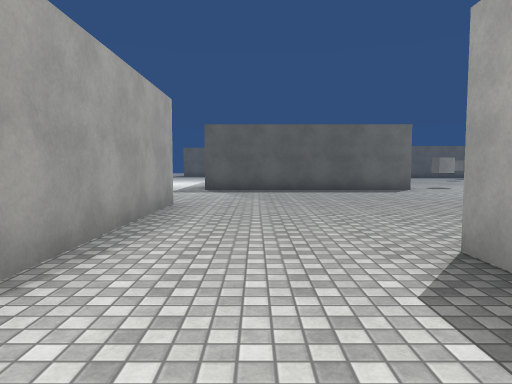
view 1 (above)

24 first-person views from a walk through a scene from a Unity 3-D project. The camera is 1.4 m above the floor, tilts 4° down and sees 70° across. The floor is counted in squares, 2 m on a side. Each view is taken from the middle of a square. On the plan, view 1 faces up. The plan holds only what a view shows up to about 11 squares ahead; the rest is blank. The place goes on beyond the plan. The player is left out. Surface patterns are stand-ins for the level's own textures.

view 2
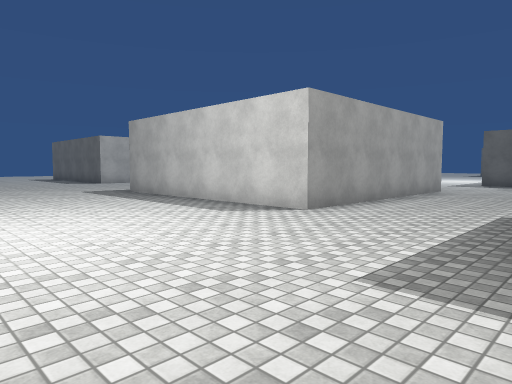

view 3
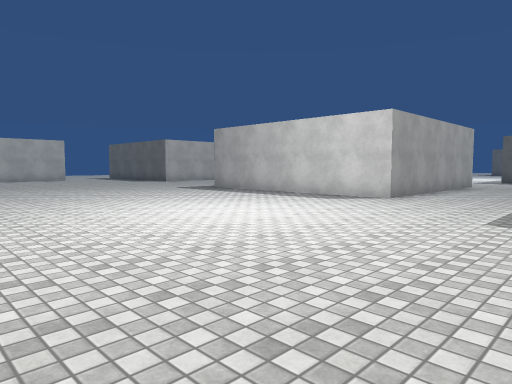

view 4
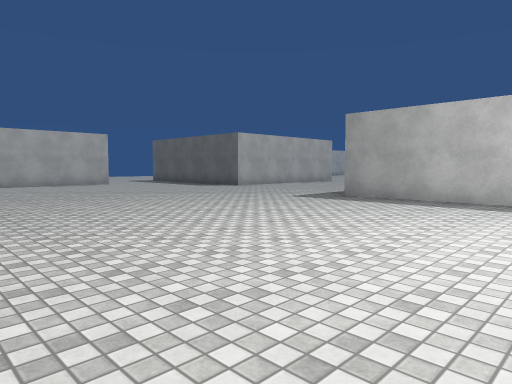

view 5
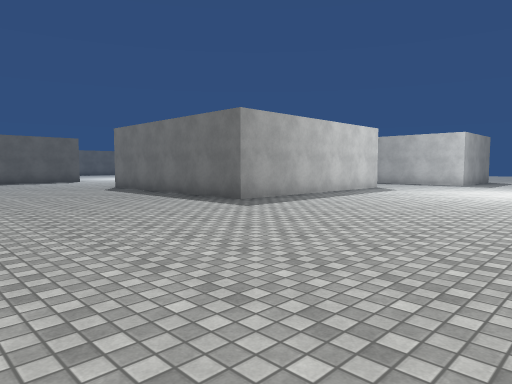

view 6
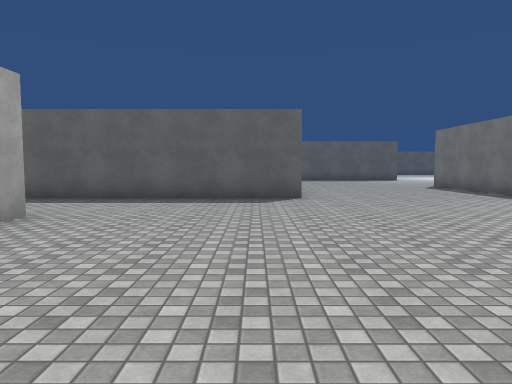

view 7
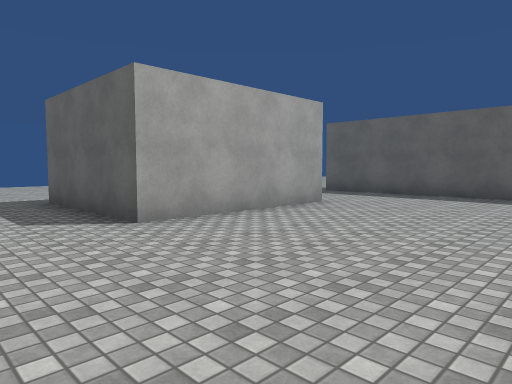

view 8
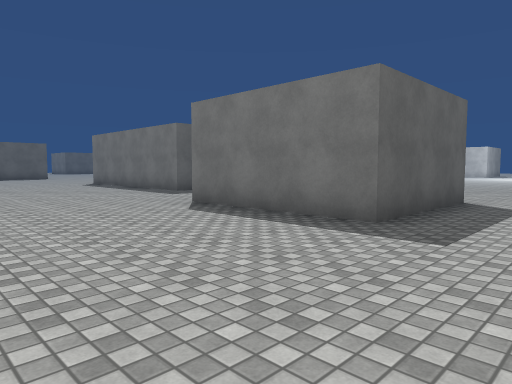

view 9
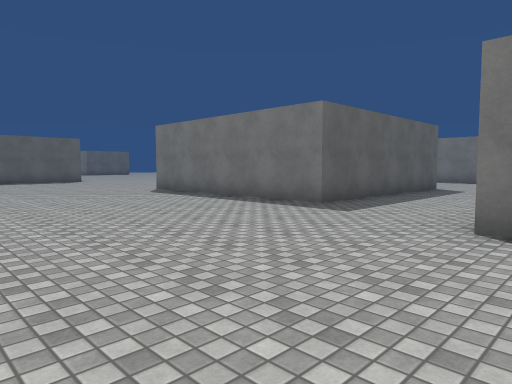

view 10
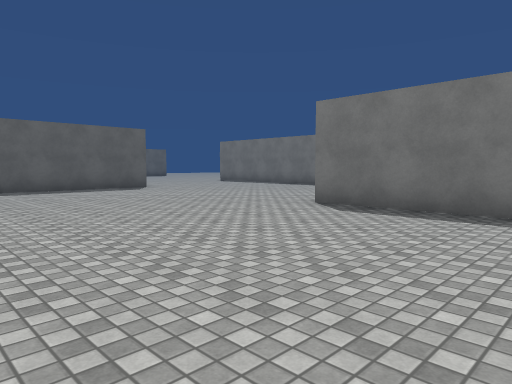

view 11
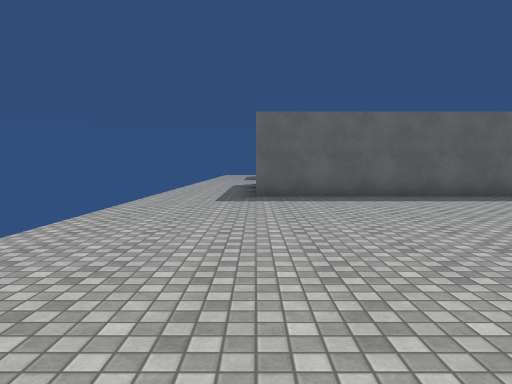

view 12
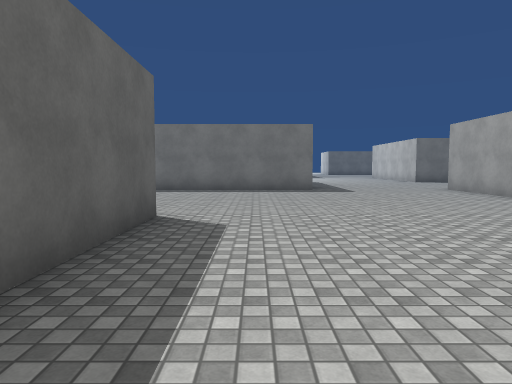

view 13
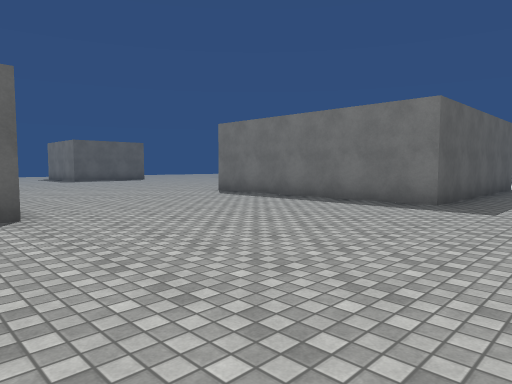

view 14
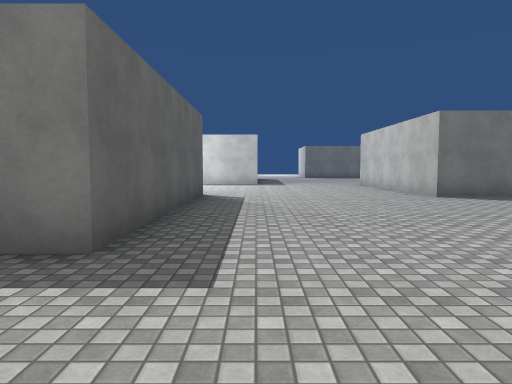

view 15
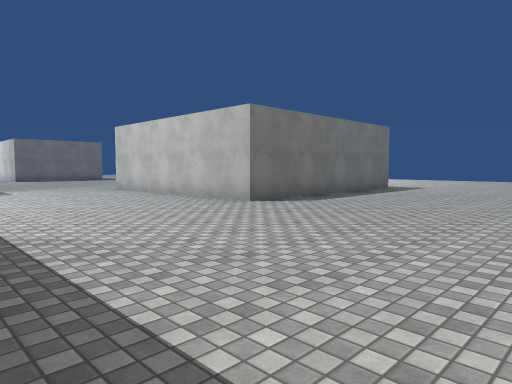

view 16
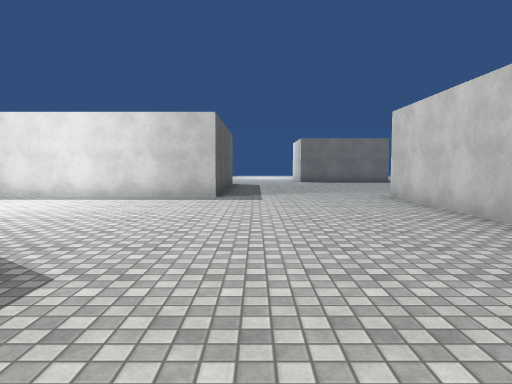

view 17
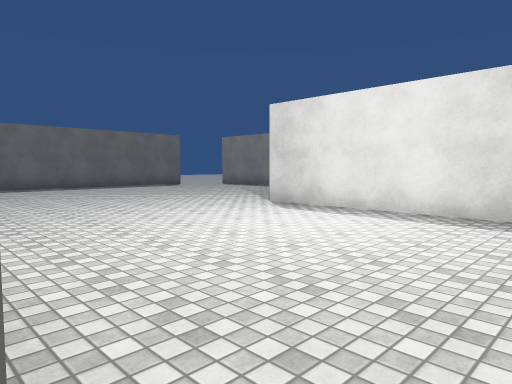

view 18
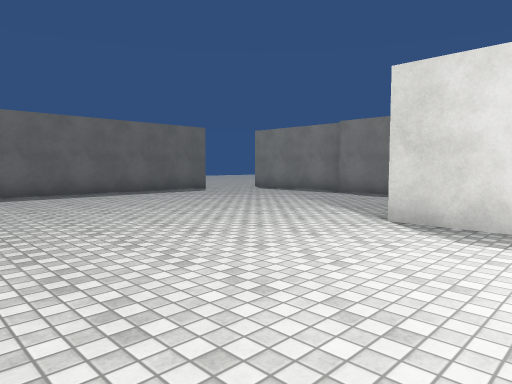

view 19
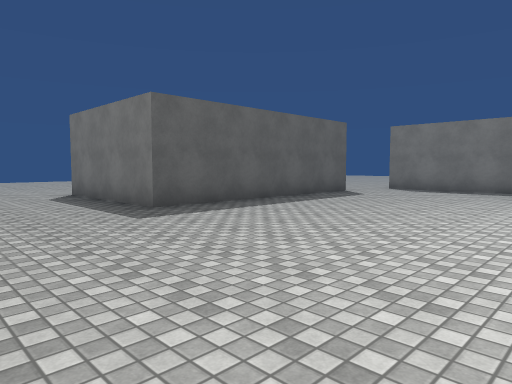

view 20
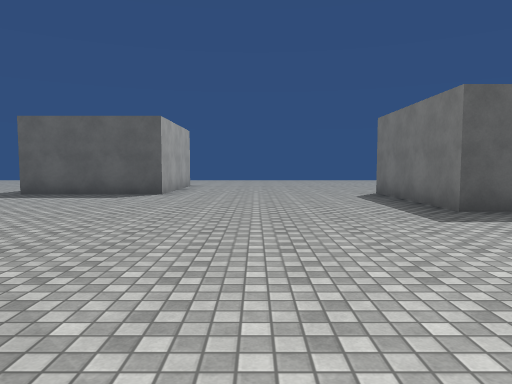

view 21
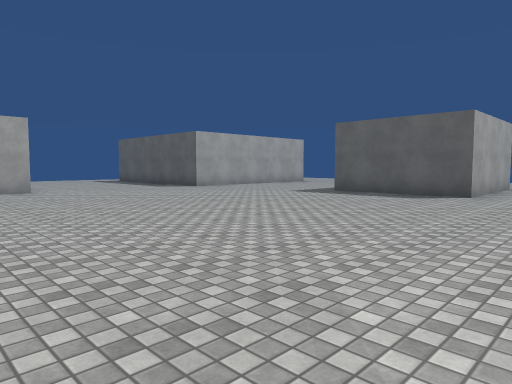

view 22
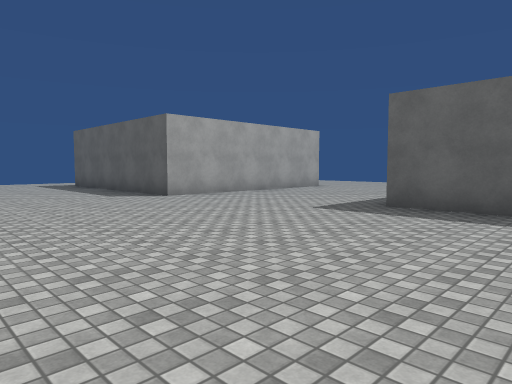

view 23
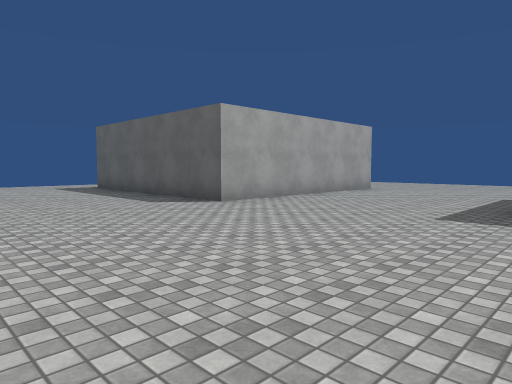

view 24
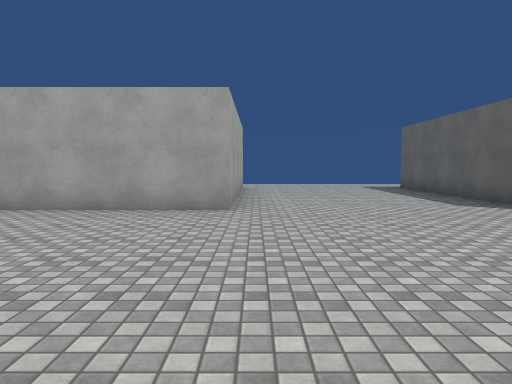

### Floor plan
Points are (right, up) in squares from view 1. A wall is a line through its corners. A room is listed if a view was taken in it or the views show most of it. See-through windows are left out.
Room 1 (views 1, 2, 3, 4, 5, 6, 7, 8, 9, 10, 11, 12, 13, 14, 15, 16, 17, 18, 19, 20, 21, 22, 23, 24)
walls: (-6.9, 12.3) (-13.1, 12.3) (-13.1, 18.5); (-15.8, 8.2) (-13, 8.2); (-7.7, 6.9) (-1.6, 6.9) (-1.6, 0.7) (-7.7, 0.7) (-7.7, 6.9); (-18.8, 15.4) (-25, 15.4); (-12.9, 2.1) (-19.1, 2.1) (-19.1, 8.2); (-17.2, -0.9) (-17.2, -4.9) (-20.7, -4.9) (-20.7, -0.9); (-23.8, 21.6) (-18.8, 21.6) (-18.8, 17.9); (2.8, 19) (2.8, 20.6); (4.5, 10.9) (-1.5, 10.9) (-1.5, 17.1); (1.7, 2.4) (1.7, 3); (3.1, 20.8) (3.1, 23.5); (1.4, 24.6) (-4.8, 24.6) (-4.8, 28.6); (-10.3, 32.1) (-10.3, 28.1) (-14, 28.1); (-18.6, 32) (-18.6, 26.7) (-24.1, 26.7)

Where each view was taken, in squares from view 1:
view 1: 0 up, 0 right, facing up
view 2: 4 down, 2 right, facing up-left
view 3: 7 down, 2 right, facing up-left
view 4: 7 down, 3 left, facing up-left
view 5: 5 down, 13 left, facing up-right
view 6: 6 down, 14 left, facing up
view 7: 7 down, 13 left, facing up-left
view 8: 7 down, 25 left, facing up-right
view 9: 2 down, 25 left, facing up-right
view 10: 4 up, 25 left, facing up-right
view 11: 7 up, 25 left, facing up
view 12: 14 up, 24 left, facing right
view 13: 10 up, 20 left, facing up-right
view 14: 11 up, 16 left, facing right
view 15: 12 up, 13 left, facing down-right
view 16: 10 up, 10 left, facing right
view 17: 12 up, 7 left, facing up-right
view 18: 15 up, 6 left, facing up-right
view 19: 19 up, 8 left, facing up-right
view 20: 19 up, 8 left, facing up
view 21: 19 up, 8 left, facing up-left
view 22: 22 up, 11 left, facing up-left
view 23: 22 up, 13 left, facing up-left
view 24: 22 up, 13 left, facing left
